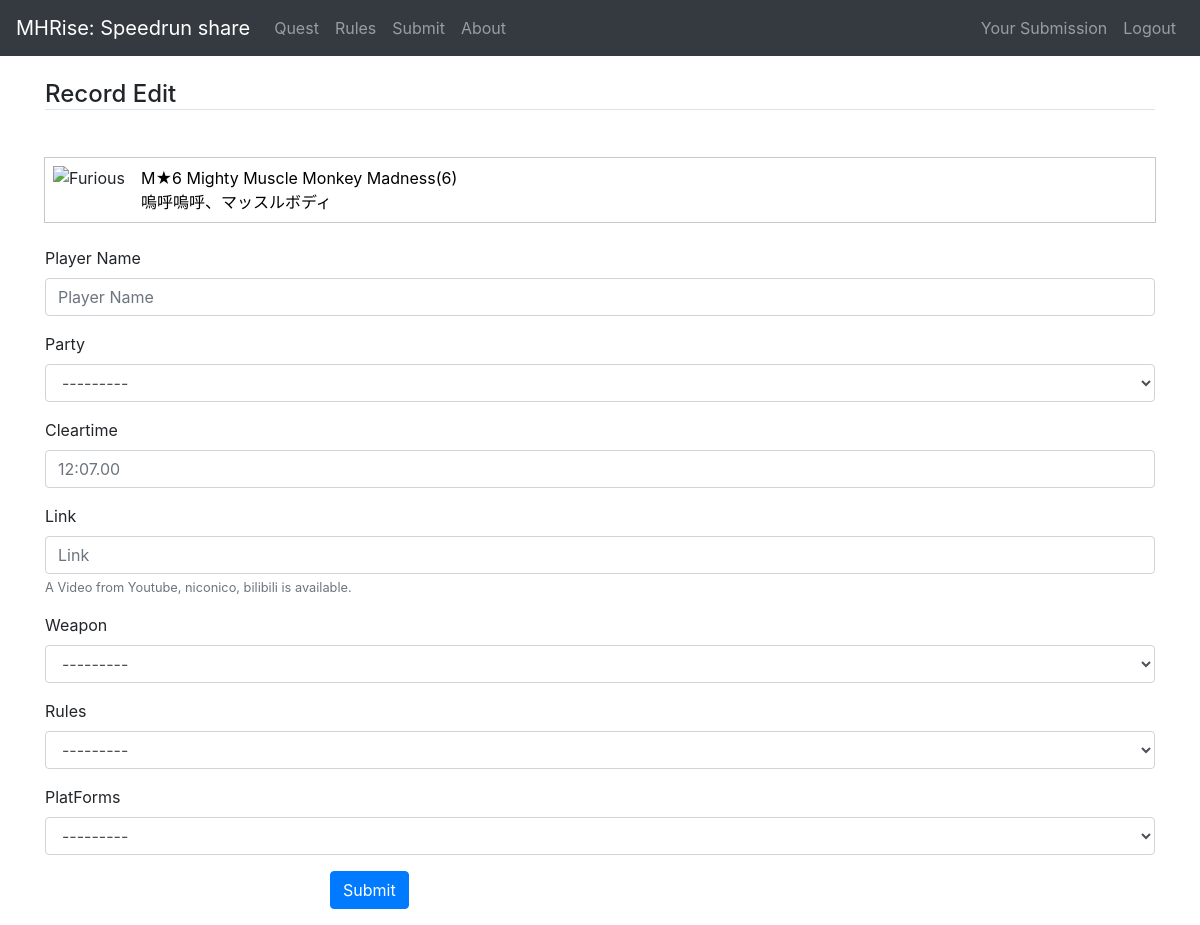
The app's page /cms/record/add/2/ (signed in), older data.
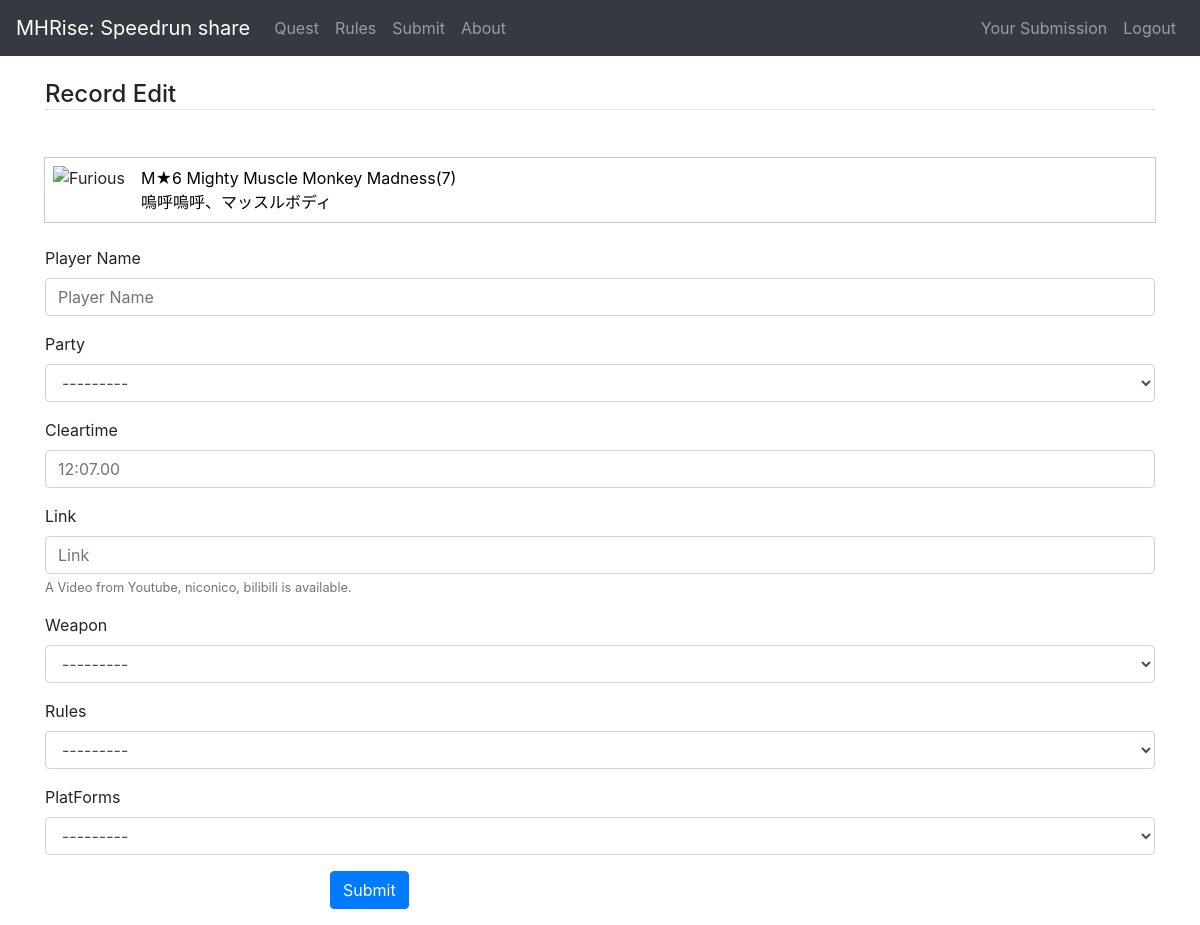
The same page, newer data.
### cms/models.py (models this page shows, shortened)
class Quest(models.Model):
    questname = models.CharField('Quest Name', max_length=255)
    questname_j = models.CharField('Quest Name japanese', max_length=255)
    rank = models.CharField('Quest Rank', max_length=255)
    priority = models.PositiveIntegerField('Priority in quest page', default=0)
    target = models.ForeignKey(Target, verbose_name='Target', related_name='quests', on_delete=models.SET_NULL, null=True)
    recordnum = models.IntegerField('Number of record of this quest', default=0)

### cms/views.py (the view)
# urls.py: path('record/add/<int:quest_id>/', views.record_edit, name='record_add'), # add
@login_required
def record_edit(request, quest_id, record_id=None, conf=None):
    quest = get_object_or_404(Quest, pk=quest_id)
    user = request.user
    print(user.username)
    if record_id:
        record = get_object_or_404(Record, pk=record_id)
        if record.submitter != user:
            print("permission denyed")
            return redirect('cms:record_list', quest_id=quest_id, party='solo', weapon='all', rule='all', platform='switch')
    else:
        record = Record()
    if request.method == 'POST':
        form = RecordForm(request.POST, instance=record)
        if conf == 1 or not form.is_valid():
            return render(request, 'cms/record_edit.html', dict(form=form, quest_id=quest_id, record_id=record_id, noconf=1, quest=quest))
        if form.is_valid():
            record = form.save(commit=False)
            client_addr, _ = get_client_ip(request)
            record.ipaddr = client_addr
            record.quest = quest
            record.submitter = user
            record.save()
            return redirect('cms:record_list', quest_id=quest_id, party='solo', weapon='all', rule='all', platform='switch')
    else: # GET
        record.quest = quest
        form = RecordForm(instance=record)
    return render(request, 'cms/record_edit.html', dict(form=form, quest_id=quest_id, record_id=record_id, quest=quest, user=user))

### cms/forms.py
class RecordForm(ModelForm):
    class Meta:
        model = Record
        fields = ('quest', 'runner', 'party', 'cleartime', 'link', 'weapon', 'rules', 'platform', 'problems',)
        widgets = {
            'cleartime': forms.TextInput(attrs={'placeholder': '12:07.00'}),
            'quest': forms.HiddenInput(),
            'problems': forms.HiddenInput(),
        }

### cms/models.py (called while the page is built)
    def  __str__(self):
        return self.name

### cms/templates/cms/record_edit.html (shortened to what this page needs)
{% extends "cms/base.html" %}
{% load i18n static %}
{% load bootstrap4 %}
{% block extra_css %}
<link rel="stylesheet" href="{% static 'cms/css/quest-card.css' %}">
{% endblock %}
{% block content %}
    <h4 class="mt-4 mb-5 border-bottom">Record Edit</h4>
    <div class="quest-card" style="margin:6px 0px 24px 0px;">
        {% with 'cms/monster_icon/'|add:quest.target.imagepath as image_static %}
        <img src="{% static image_static %}" alt={{quest.target.monstername}}>
        {% endwith %}
        <div class="quest-card__link">
            <a href="{% url 'cms:record_list' quest_id=quest.id party='solo' weapon='all' rule='all' platform='switch' %}">{{ quest.rank }} {{ quest.questname}}<span>({{ quest.recordnum }})</span><br>
            {{ quest.questname_j }}
            </a>
        </div>
    </div>
    {% if record_id %}
      {% if noconf %}
      <form action="{% url 'cms:record_mod' quest_id=quest_id record_id=record_id %}" method="post">
      {% else %}
      <form action="{% url 'cms:record_mod' quest_id=quest_id record_id=record_id conf=1 %}" method="post">
      {% endif %}
    {% else %}
      {% if noconf %}
      <form action="{% url 'cms:record_add' quest_id=quest_id %}" method="post">
      {% else %}
      <form action="{% url 'cms:record_add' quest_id=quest_id conf=1 %}" method="post">
      {% endif %}
    {% endif %}
      {% bootstrap_form form layout='horizontal' %}
      <div class="form-group row">
        <div class="offset-md-3 col-md-9">
          <button type="submit" class="btn btn-primary">Submit</button>
        </div>
      </div>
    </form>
{% endblock content %}

Row changes from the older to the newer data that the page shows:
changed Quest "Mighty Muscle Monkey Madness": recordnum "6" → "7"
